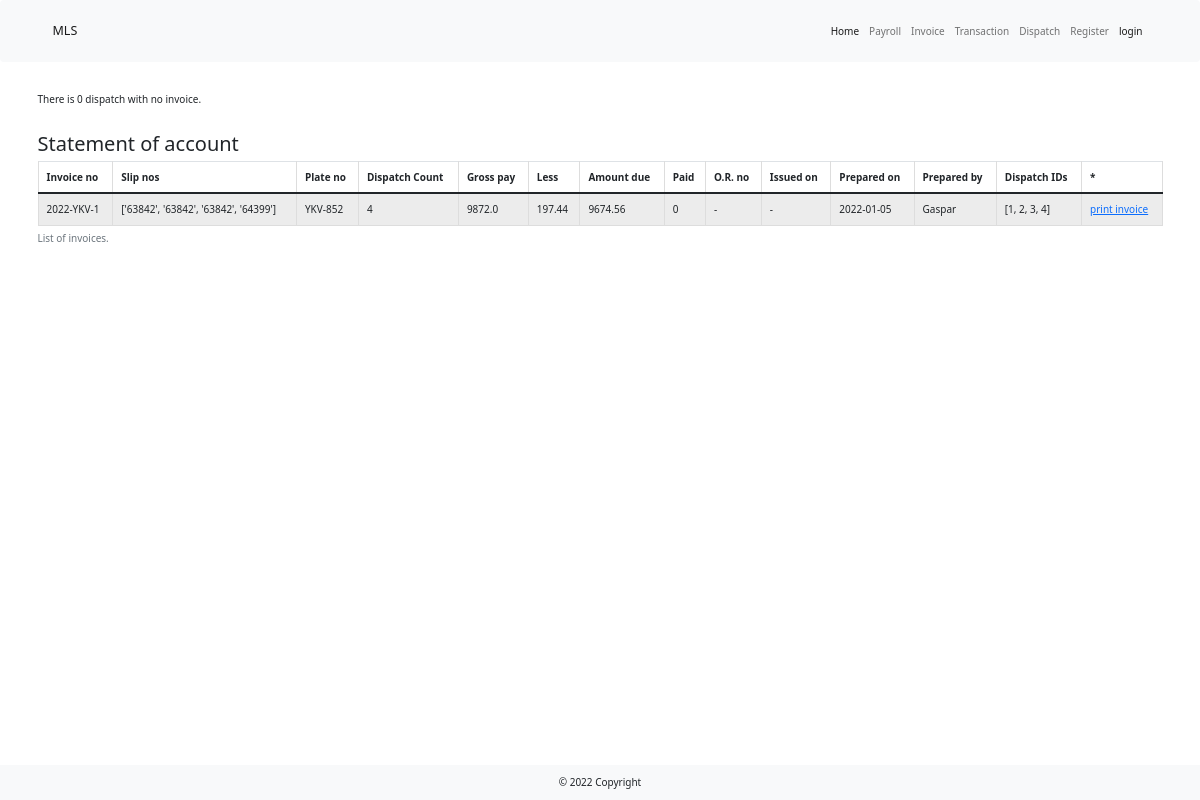
The page /invoice on the database as committed earlier.
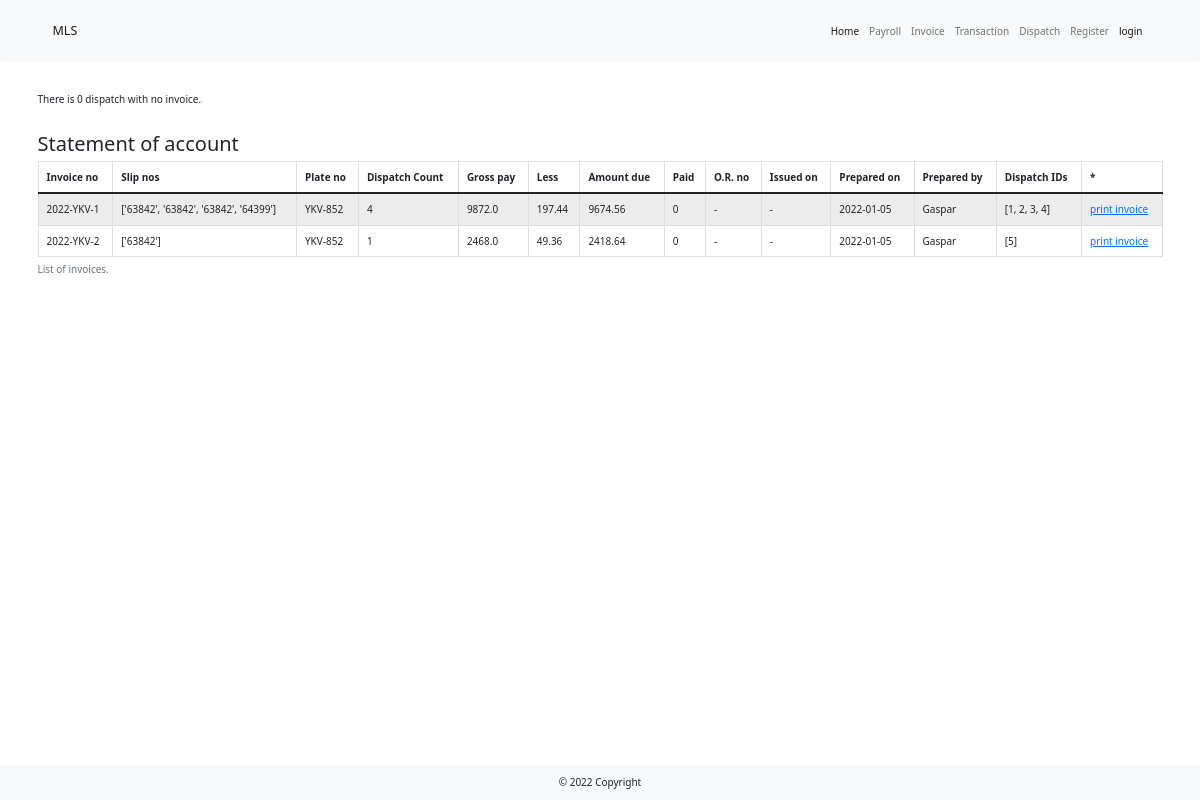
The same page on the database as committed later.
### main.py (models this page shows)
class Invoice(db.Model, UserMixin):
    __tablename__ = 'invoice'
    id = db.Column(db.Integer, primary_key=True, unique=True)
    invoice_series = db.Column(db.Integer)
    invoice_no = db.Column(db.String(100), unique=True)
    slip_nos = db.Column(db.String)
    plate_no = db.Column(db.String(10))
    dispatch_cnt = db.Column(db.Integer)
    gross_pay = db.Column(db.Float(precision=1))
    less = db.Column(db.Float(precision=1))
    amount_due = db.Column(db.Float(precision=1))
    paid = db.Column(db.String(5))
    or_no = db.Column(db.String(100))
    issued_on = db.Column(db.String(100))
    prepared_date = db.Column(db.String(100))
    prepared_by = db.Column(db.String(100))
    dispatch_ids = db.Column(db.String(200))

### main.py (the view)
@app.route("/invoice", methods=["Get", "Post"])
def invoice():
    with create_engine('sqlite:///lbc_dispatch.db').connect() as cnx:
        disp_df = pd.read_sql_table(
            table_name="dispatch",
            con=cnx,
        )
    with create_engine('sqlite:///lbc_dispatch.db').connect() as cnx:
        inv_df = pd.read_sql_table(
            table_name="invoice",
            con=cnx,
        )
    inv_cnt = is_found(disp_df["invoice_no"], "-")
    if inv_cnt > 0:
        dispatch_df = disp_df.groupby("invoice_no").get_group("-").sort_values("plate_no", ascending=False)
    else:
        dispatch_df = disp_df.groupby("invoice_no").all()
    return render_template('invoice_data.html', dispatch_df=dispatch_df, invoice_df=inv_df, no_invoice_cnt=inv_cnt, )

### _util.py (called while the page is built)
def is_found(list_to_check, char_to_find):
    cnt = 0
    for item in list_to_check:
        if item == char_to_find:
            cnt += 1
    if cnt > 0:
        return cnt
    else:
        return cnt

### templates/invoice_data.html (shortened to what this page needs)
{% extends 'bootstrap/base.html' %}
{% import "bootstrap/wtf.html" as wtf %}
{% block content %}
    {% include '_header.html' %}
    <div class="container my-5">
        {% if no_invoice_cnt > 0: %}
        <div class="table-responsive">
            <table class="table table-striped table-hover table-bordered table-sm">
                <caption class="caption-top">There are {{ no_invoice_cnt}} dispatches found with no invoice.</caption>
                <thead>
                <tr>
                    <th scope="col">Dispatch date</th>
                    <th scope="col">Slip nos</th>
                    <th scope="col">Plate no</th>
                    <th scope="col">Area</th>
                    <th scope="col">Dropping point</th>
                    <th scope="col">Qty</th>
                    <th scope="col">Cbm</th>
                    <th scope="col">Drops</th>
                    <th scope="col">Amount</th>
                    <th scope="col">Tariff rate</th>
                    <th scope="col">Km</th>
                    <th scope="col">*</th>
                </tr>
                </thead>
                <tbody>
                {% for row in dispatch_df.itertuples(): %}
                <tr>
                    <td>{{ row[2] }}</td>
                    <td>{{ row[4] }}</td>
                    <td>{{ row[16] }}</td>
                    <td>{{ row[6] }}</td>
                    <td>{{ row[7] }}</td>
                    <td>{{ row[12] }}</td>
                    <td>{{ row[11] }}</td>
                    <td>{{ row[13] }}</td>
                    <td>{{ row[15] }}</td>
                    <td>{{ row[14] }}</td>
                    <td>{{ row[10] }}</td>
                <td><a href="{{ url_for('edit_dispatch', dispatch_id=row[1]) }}">edit</a></td>
                </tr>
                {% endfor %}
                </tbody>
            </table>
            <a class="btn btn-primary" href="{{ url_for('add_invoice', dispatch_ids=dispatch_ids) }}">Create invoice</a>
        </div>
        {% else: %}
        <p>There is {{ no_invoice_cnt}} dispatch with no invoice.</p>
        {% endif %}
        <br>
        <h2>Statement of account</h2>
        <div class="table-responsive">
            <table class="table table-striped table-hover table-bordered table-sm">
                <caption>List of invoices.</caption>
                <thead>
                <tr>
                    <th scope="col">Invoice no</th>
                    <th scope="col">Slip nos</th>
                    <th scope="col">Plate no</th>
                    <th scope="col">Dispatch Count</th>
                    <th scope="col">Gross pay</th>
                    <th scope="col">Less</th>
                    <th scope="col">Amount due</th>
                    <th scope="col">Paid</th>
                    <th scope="col">O.R. no</th>
                    <th scope="col">Issued on</th>
                    <th scope="col">Prepared on</th>
                    <th scope="col">Prepared by</th>
                    <th scope="col">Dispatch IDs</th>
                    <th scope="col">*</th>
                </tr>
                </thead>
                <tbody>
                {% for row in invoice_df.itertuples(): %}
                <tr>
                    <td>{{ row[3] }}</td>
                    <td>{{ row[4] }}</td>
                    <td>{{ row[5] }}</td>
                    <td>{{ row[6] }}</td>
                    <td>{{ row[7] }}</td>
                    <td>{{ row[8] }}</td>
                    <td>{{ row[9] }}</td>
                    <td>{{ row[10] }}</td>
                    <td>{{ row[11] }}</td>
                    <td>{{ row[12] }}</td>
                    <td>{{ row[13] }}</td>
                    <td>{{ row[14] }}</td>
                    <td>{{ row[15] }}</td>
                <td><a href="{{ url_for('print_invoice', invoice_id=row[1]) }}">print invoice</a></td>
                </tr>
                {% endfor %}
                </tbody>
            </table>
        </div>
    {% include '_footer.html' %}
    </div>
{% endblock  %}

Rows that differ between the two databases and show on the page:
added Invoice: invoice_no "2022-YKV-2", slip_nos "['63842']", plate_no "YKV-852", dispatch_cnt "1", gross_pay "2468.0", less "49.36", amount_due "2418.64", paid "0", issued_on "-", row "-", prepared_date "2022-01-05", prepared_by "Gaspar", dispatch_ids "[5]"
